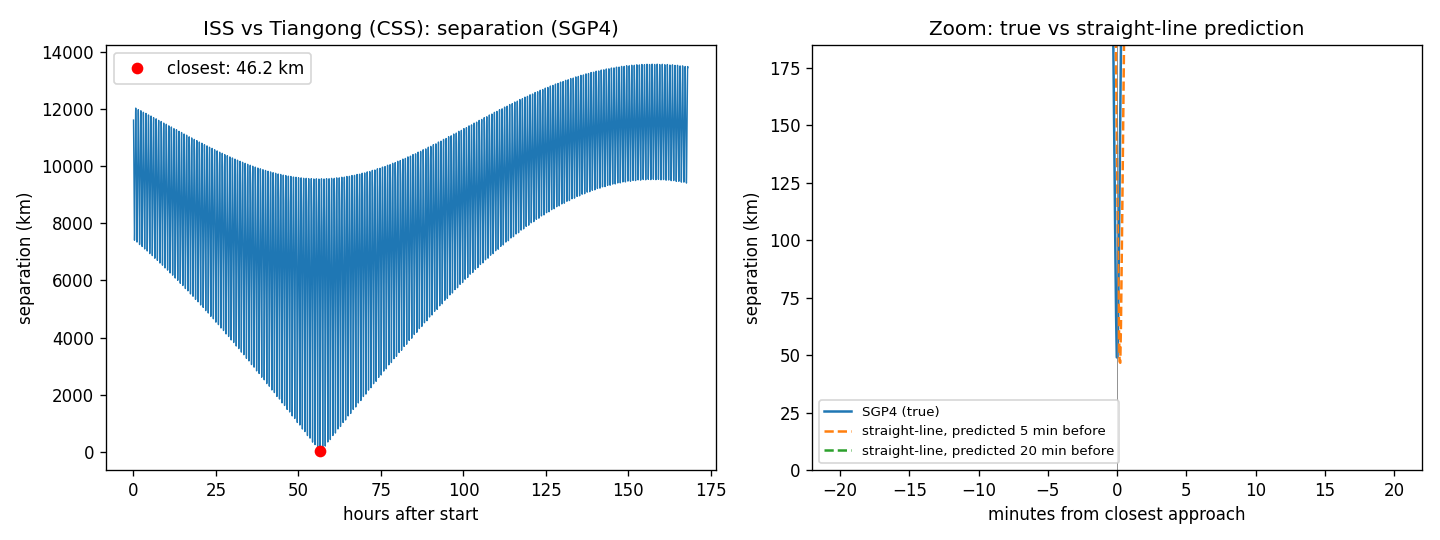

Python code for this plot:
"""Closest approach between two satellites, using TLE (general perturbation) data and SGP4.

SGP4 is used only to generate the orbits. For a pair of satellites this script:
  1. propagates both over a time window and computes their separation vs time,
  2. finds the time of closest approach (TCA) and the distance at that time (DCA) numerically,
  3. predicts TCPA/DCPA from the relative position and velocity at an earlier moment using
     straight-line (constant relative velocity) motion, and compares with the numerical answer,
  4. plots separation vs time, and a zoom around the closest approach.

Straight-line prediction:   TCPA = -(r . v) / (v . v),    DCPA = |r + v * TCPA|
where r and v are the relative position and velocity (satellite 2 minus satellite 1).
It is only a good approximation for short lead times, because orbits curve.

Run:  python closest_approach.py                      (ISS and Tiangong, 24 hours)
      python closest_approach.py "Hubble" "Terra" 12   (names must match real_satellites.py; hours)
Needs: numpy, scipy, matplotlib, sgp4. Positions are in km (TEME frame).
"""
import sys
from datetime import datetime, timedelta, timezone
import numpy as np
import matplotlib
matplotlib.use("Agg")  # remove this line to show plots in a window
import matplotlib.pyplot as plt
from scipy.optimize import minimize_scalar
from sgp4.api import Satrec

STEP_S = 10.0


def epoch_jd(sat):
    return sat.jdsatepoch + sat.jdsatepochF


def state_at(sat, jd0, t_s):
    """Position (km) and velocity (km/s) at t_s seconds after jd0 (array or scalar)."""
    t_s = np.atleast_1d(np.asarray(t_s, dtype=float))
    whole = np.floor(jd0)
    frac = jd0 - whole + t_s / 86400.0
    err, r, v = sat.sgp4_array(np.full(t_s.shape, whole), frac)
    if np.any(err != 0):
        raise RuntimeError("SGP4 error code(s): %s" % set(err[err != 0]))
    return r, v


def separation(sat1, sat2, jd0, t_s):
    r1, v1 = state_at(sat1, jd0, t_s)
    r2, v2 = state_at(sat2, jd0, t_s)
    return r2 - r1, v2 - v1


def find_closest_approach(sat1, sat2, jd0, hours):
    """Return (t_ca seconds after jd0, distance km) for the global minimum in the window."""
    t = np.arange(0, hours * 3600.0, STEP_S)
    rel_r, _ = separation(sat1, sat2, jd0, t)
    d = np.linalg.norm(rel_r, axis=1)
    i = int(np.argmin(d))
    lo, hi = t[max(i - 1, 0)], t[min(i + 1, len(t) - 1)]
    f = lambda x: float(np.linalg.norm(separation(sat1, sat2, jd0, x)[0][0]))
    res = minimize_scalar(f, bounds=(lo, hi), method="bounded", options={"xatol": 1e-4})
    return t, d, float(res.x), float(res.fun)


def predict_cpa(sat1, sat2, jd0, t_from):
    """Straight-line prediction made at time t_from: returns (tcpa seconds from t_from, dcpa km)."""
    r, v = separation(sat1, sat2, jd0, t_from)
    r, v = r[0], v[0]
    tcpa = -np.dot(r, v) / np.dot(v, v)
    dcpa = np.linalg.norm(r + v * tcpa)
    return tcpa, dcpa


def analyse(sat1, sat2, name1, name2, hours=24.0, make_plot=True, out="closest_approach.png"):
    jd0 = max(epoch_jd(sat1), epoch_jd(sat2))   # start at the later TLE epoch
    t, d, t_ca, d_ca = find_closest_approach(sat1, sat2, jd0, hours)
    ep = lambda sat: datetime(2000, 1, 1, 12, tzinfo=timezone.utc) + timedelta(days=epoch_jd(sat) - 2451545.0)
    age = lambda sat: (jd0 + t_ca / 86400.0) - epoch_jd(sat)
    print(f"{name1} vs {name2}: window {hours:g} h from the later TLE epoch")
    print(f"GP data epochs (UTC): {name1} {ep(sat1):%Y-%m-%d %H:%M}, {name2} {ep(sat2):%Y-%m-%d %H:%M}")
    print(f"GP data age at closest approach: {name1} {age(sat1):.2f} days, {name2} {age(sat2):.2f} days (accuracy degrades with age)")
    print(f"Numerical closest approach (SGP4): t = {t_ca:.1f} s ({t_ca/60:.1f} min) after start, distance = {d_ca:.2f} km")
    print("\nStraight-line TCPA/DCPA prediction made some time BEFORE the closest approach:")
    print(f"{'lead time':>10} {'predicted TCPA error (s)':>26} {'predicted DCPA (km)':>22} {'DCPA error (km)':>17}")
    rows = []
    for lead in (60, 300, 600, 1200, 1800):
        t_from = t_ca - lead
        if t_from < 0:
            continue
        tcpa, dcpa = predict_cpa(sat1, sat2, jd0, t_from)
        rows.append((lead, tcpa - lead, dcpa, dcpa - d_ca))
        print(f"{lead:>8} s {tcpa - lead:>26.2f} {dcpa:>22.2f} {dcpa - d_ca:>17.2f}")
    if make_plot:
        fig, ax = plt.subplots(1, 2, figsize=(12, 4.5))
        ax[0].plot(t / 3600, d, lw=0.8)
        ax[0].plot(t_ca / 3600, d_ca, "ro", label=f"closest: {d_ca:.1f} km")
        ax[0].set_xlabel("hours after start"); ax[0].set_ylabel("separation (km)")
        ax[0].set_title(f"{name1} vs {name2}: separation (SGP4)"); ax[0].legend()
        tz = np.linspace(max(t_ca - 1200, 0), t_ca + 1200, 800)
        rz, _ = separation(sat1, sat2, jd0, tz)
        ax[1].plot((tz - t_ca) / 60, np.linalg.norm(rz, axis=1), label="SGP4 (true)")
        for lead, col in ((300, "tab:orange"), (1200, "tab:green")):
            if t_ca - lead < 0:
                continue
            r0, v0 = separation(sat1, sat2, jd0, t_ca - lead)
            line = np.linalg.norm(r0[0] + v0[0] * (tz - (t_ca - lead))[:, None], axis=1)
            ax[1].plot((tz - t_ca) / 60, line, "--", color=col, label=f"straight-line, predicted {lead//60} min before")
        ax[1].axvline(0, color="gray", lw=0.5)
        ax[1].set_ylim(0, max(4 * d_ca, d_ca + 50))
        ax[1].set_xlabel("minutes from closest approach"); ax[1].set_ylabel("separation (km)")
        ax[1].set_title("Zoom: true vs straight-line prediction"); ax[1].legend(fontsize=8)
        plt.tight_layout(); plt.savefig(out, dpi=120)
    return t_ca, d_ca, rows


def main():
    from real_satellites import load_tles
    name1 = sys.argv[1] if len(sys.argv) > 1 else "ISS"
    name2 = sys.argv[2] if len(sys.argv) > 2 else "Tiangong (CSS)"
    hours = float(sys.argv[3]) if len(sys.argv) > 3 else 24.0
    tles = load_tles()
    sat1 = Satrec.twoline2rv(*tles[name1]); sat2 = Satrec.twoline2rv(*tles[name2])
    analyse(sat1, sat2, name1, name2, hours)


if __name__ == "__main__":
    main()
